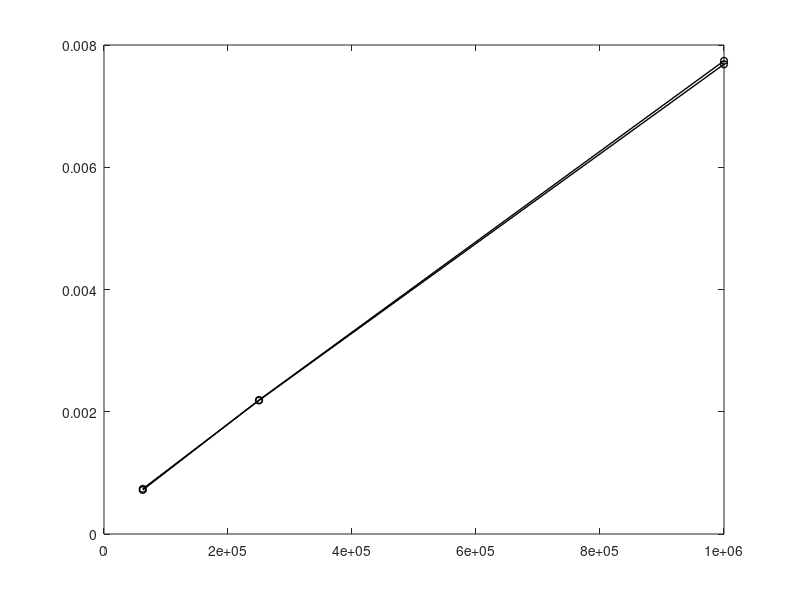

Write the MATLAB code that produced this figure.
x = [1000000, 250000, 62500 ];
white = [0.007685024738311768,0.0021851801872253417,0.000738983154296875];
black = [0.007741038799285889,0.0021913981437683104,0.0007198810577392578];
plot(x,black, '-ko', 'linewidth', 1, 'MarkerSize', 5);
hold on;
plot(x,white, '-ko', 'linewidth', 1, 'MarkerSize', 5);


slope = ((white(end) + black(end)) / 2) - ((white(1) + black(1)) / 2);
slope = slope / (x(end) - x(1));

b = ((white(1) + black(1)) / 2) - (slope * white(1));
s = "y = " + slope + "x + " + b;
disp(s);
s = s + ".png";
saveas(gcf, s)
